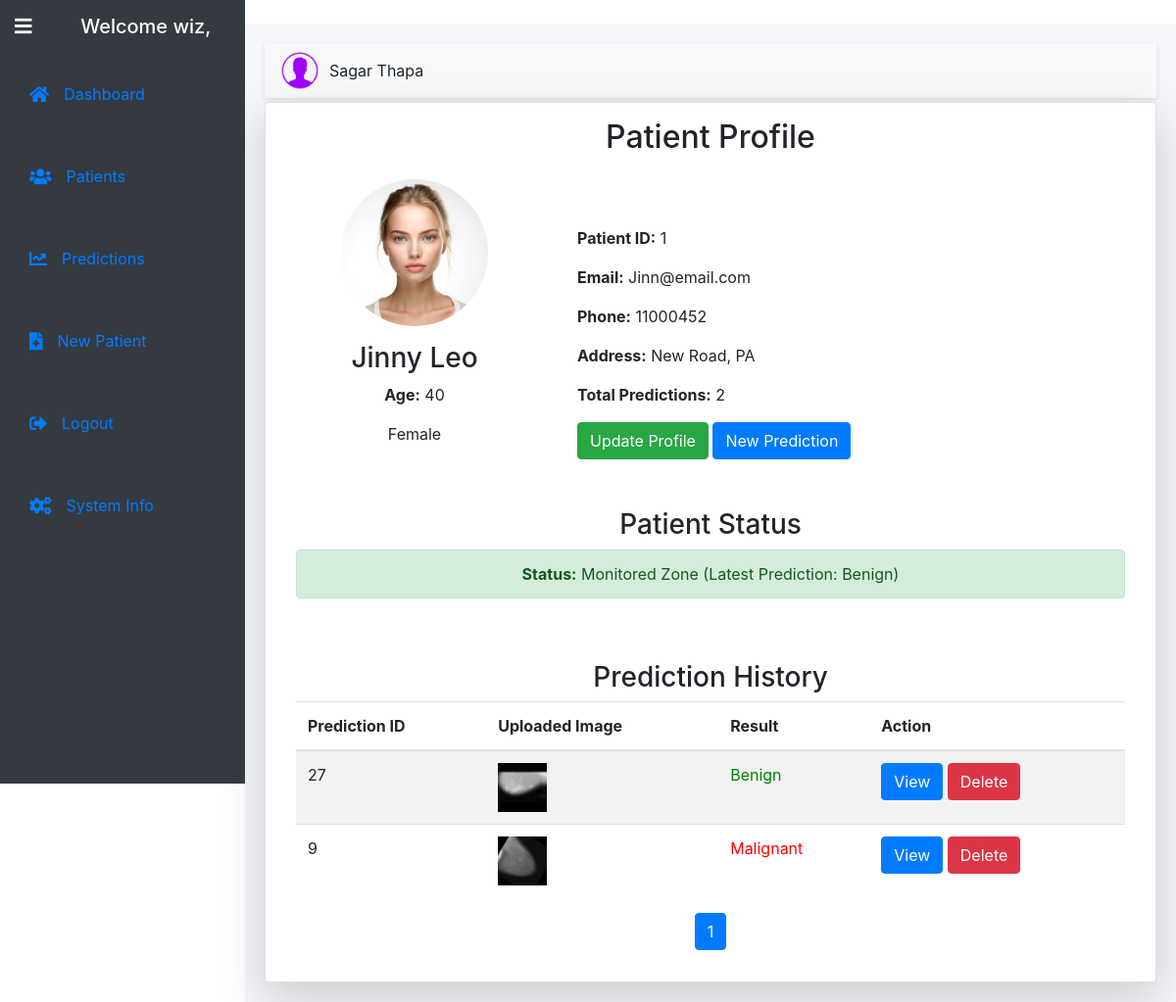
/patient/1/ (signed in), run on an earlier commit of the app's database.
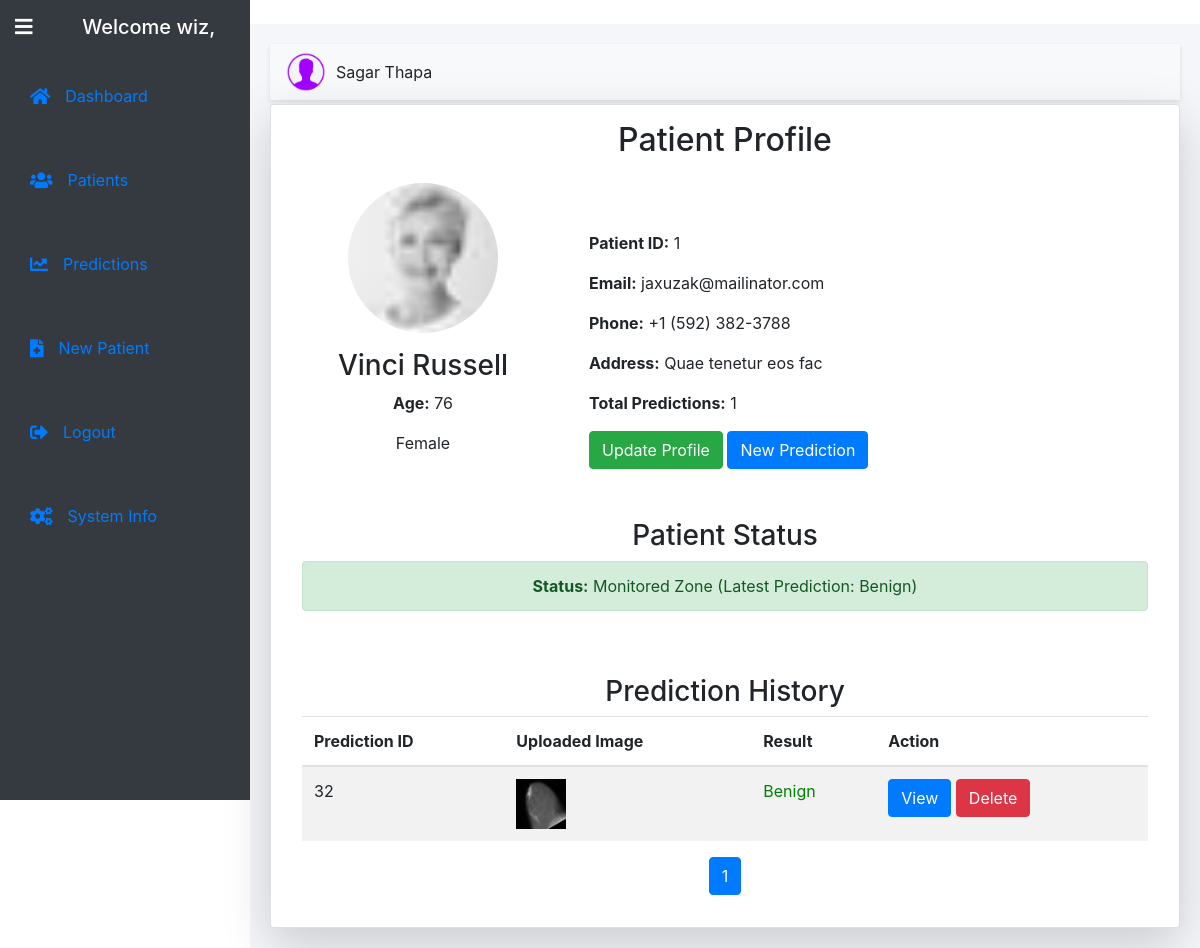
And on a later commit of the database.
### dashboard/models.py (models this page shows, shortened)
class Patient(models.Model):
    owner = models.ForeignKey(User, on_delete=models.CASCADE)
    name = models.CharField(max_length=100)
    uId = models.IntegerField(unique=True)
    email = models.EmailField(blank=True)
    address = models.TextField()
    picture = models.ImageField(upload_to='user_pictures/')
    phone = models.CharField(max_length=15)
    age = models.IntegerField()
    sex = models.CharField(max_length=6, choices=[('Male', 'Male'), ('Female', 'Female')], default='Female')

### prediction/models.py (models this page shows)
class Prediction(models.Model):
    patient = models.ForeignKey(Patient, on_delete=models.CASCADE, related_name='predictions')  # Link to Patient
    uploaded_image = models.ImageField(upload_to='images/')
    processed_image = models.ImageField(upload_to='processed_images/', blank=True, null=True)  # Processed image field
    RESULT_CHOICES = [
        ('Benign', 'Benign'),
        ('Malignant', 'Malignant'),
    ]
    result = models.CharField(max_length=50, choices=RESULT_CHOICES, blank=True, null=True)  # Result will store "Malignant" or "Benign"
    def __str__(self):
        return f"{self.result} (Patient: {self.patient.name})" if self.result else f"Prediction for {self.patient.name}"
    @property
    def prediction_id(self):
        return self.id

### dashboard/views.py (the view)
# urls.py: path('patient/<int:patient_id>/', patient_profile, name='patient_profile'),
@login_required
def patient_profile(request, patient_id):
    if request.user.is_superuser:
        patient = get_object_or_404(Patient, uId=patient_id)
    else:
        patient = get_object_or_404(Patient, uId=patient_id, owner=request.user)
    predictions = Prediction.objects.filter(patient=patient).order_by('-id')
    if predictions:
        latest = Prediction.objects.filter(patient=patient).latest('id')
        print(latest,"hello")
    else:
        latest = "none"
    for prediction in predictions:
        prediction.benign_count = Prediction.objects.filter(patient=patient, result='Benign').count()
        prediction.malignant_count = Prediction.objects.filter(patient=patient, result='Malignant').count()
    total_predictions = predictions.count()
    paginator = Paginator(predictions, 5)  # 4 items per page
    page_number = request.GET.get('page')
    page_obj = paginator.get_page(page_number)
    context = {
        'patient': patient,
        'predictions': page_obj,  # Pass the page object instead of the full list
        'total_predictions': total_predictions,
        "latest":latest,
    }
    return render(request, 'dashboard/patient_profile.html', context)

### dashboard/templates/dashboard/patient_profile.html (shortened to what this page needs)
{% extends "base.html" %}
{% load static %}
{% block content %}
<div class="container mt-1 card p-3 shadow-lg">
    <h2 class="text-center mb-4">Patient Profile</h2>
    <div class="row">
        <div class="col-md-4 text-center">
            {% if patient.picture %}
                <img src="{{ patient.picture.url }}" alt="{{ patient.name }}" class="img-fluid rounded-circle" style="width: 150px; height: 150px;">
            {% else %}
                <div class="placeholder-image" style="width: 150px; height: 150px; border-radius: 50%; background-color: #ddd;"></div>
            {% endif %}
            <h3 class="mt-3">{{ patient.name }}</h3>
            <p><strong>Age:</strong> {{ patient.age }}</p>
            <p><strong></strong> {{ patient.sex }}</p>
        </div>
        <div class="col-md-8 mt-5">
            <p><strong>Patient ID:</strong> {{ patient.uId }}</p>
            <p><strong>Email:</strong> {{ patient.email }}</p>
            <p><strong>Phone:</strong> {{ patient.phone }}</p>
            <p><strong>Address:</strong> {{ patient.address }}</p>
            <p><strong>Total Predictions:</strong> {{ total_predictions }}</p>
            <a href="{% url 'dashboard:update-patient' patient.id %}" class="btn btn-success">Update Profile</a>
            <a href="{% url 'prediction:predict_image' patient.uId %}" class="btn btn-primary">New Prediction</a>
        </div>
    </div>
    <div class="container mt-5">
        <h3 class="text-center">Patient Status</h3>
        {% if predictions %}
            {% if latest.result == 'Benign' %}
                <div class="alert alert-success text-center" role="alert">
                    <strong>Status:</strong> Monitored Zone (Latest Prediction: Benign)
                </div>
            {% elif latest.result == 'Malignant' %}
                <div class="alert alert-danger text-center" role="alert">
                    <strong>Status:</strong> Danger Zone (Latest Prediction: Malignant)
                </div>
            {% else %}
                <div class="alert alert-info text-center" role="alert">
                    <strong>Status:</strong> Unknown (No predictions available)
                </div>
            {% endif %}
        {% else %}
            <div class="alert alert-secondary text-center" role="alert">
                <strong>Status:</strong> No predictions available yet.
            </div>
        {% endif %}
    </div>
    <div class="container mt-5">
        <h3 class="text-center">Prediction History</h3>
        <table class="table table-striped">
            <thead>
                <tr>
                    <th scope="col">Prediction ID</th>
                    <th scope="col">Uploaded Image</th>
                    <th scope="col">Result</th>
                    <th scope="col">Action</th>
                </tr>
            </thead>
            <tbody>
                {% for prediction in predictions %}
                    <tr>
                        <td>{{ prediction.prediction_id }}</td>
                        <td>
                            <img src="{{ prediction.uploaded_image.url }}" alt="Uploaded Image" class="img-fluid" style="width: 50px; height: 50px;">
                        </td>
                         <td >
                            <span style="color: {% if prediction.result == 'Benign' %}green{% else %}red{% endif %};">
                                {{ prediction.result }}
                            </span>
                        </td>
                        <td>
                            <a href="{% url 'prediction:result' prediction.id %}" class="btn btn-primary">View</a>
                            <a href="{% url 'dashboard:delete-prediction-user' prediction.id %}" class="btn btn-danger">Delete</a>
                        </td>
                    </tr>
                {% empty %}
                    <tr>
                        <td colspan="4" class="text-center">No predictions found.</td>
                    </tr>
                {% endfor %}
            </tbody>
        </table>
        <nav aria-label="Page navigation">
            <ul class="pagination justify-content-center">
                {% for num in predictions.paginator.page_range %}
                    {% if predictions.number == num %}
                        <li class="page-item active">
                            <a class="page-link" href="#">{{ num }}</a>
                        </li>
                    {% else %}
                        <li class="page-item">
                            <a class="page-link" href="?page={{ num }}">{{ num }}</a>
                        </li>
                    {% endif %}
                {% endfor %}
            </ul>
        </nav>
    </div>
</div>
{% endblock %}

### templates/base.html (shortened to what this page needs)
<!DOCTYPE html>
<html lang="en">
<head>
    {% load static %}
    <link rel="stylesheet" href="{% static 'prediction/css/styles.css' %}">
    <link rel="stylesheet" href="https://stackpath.bootstrapcdn.com/bootstrap/4.5.2/css/bootstrap.min.css">
    <link rel="stylesheet" href="https://cdnjs.cloudflare.com/ajax/libs/font-awesome/5.15.4/css/all.min.css">
</head>
<body>
    <div class="sidebar bg-dark text-white" id="sidebar">
        <div class="d-flex align-items-center">
            <button class="btn btn-link text-white toggle-sidebar-btn" id="toggleSidebar" style="text-decoration: none;"><i class="fas fa-bars"></i></button>
            <div class="sidebar-header">
                <h2 class="text-center">Welcome {{ request.user.username|default:"Guest" }},</h2>
            </div>
        </div>
        <ul class="nav flex-column">
            <li class="nav-item {% if request.path == '/' %}active{% endif %}">
                <a class="nav-link" href="{% url 'dashboard:home_dashboard' %}"><i class="fas fa-home"></i> <span>Dashboard</span></a>
            </li>
            {% if request.user.is_authenticated %}
                <li class="nav-item {% if request.path == '/patients/' or '/update-patient/' or '/patient/' %}active{% endif %}">
                    <a class="nav-link" href="{% url 'dashboard:patient-list' %}"><i class="fas fa-users"></i> <span>Patients</span></a>
                </li>
                <li class="nav-item {% if request.path == '/predictions/' %}active{% endif %}">
                    <a class="nav-link" href="{% url 'dashboard:prediction_list' %}"><i class="fas fa-chart-line"></i> <span>Predictions</span></a>
                </li>
                <li class="nav-item {% if request.path == '/patient-details/' %}active{% endif %}">
                    <a class="nav-link" href="{% url 'dashboard:patient-data' %}"><i class="fas fa-file-medical"></i> <span>New Patient</span></a>
                </li>
                <li class="nav-item {% if request.path == '/logout/' %}active{% endif %}">
                    <a class="nav-link" href="{% url 'dashboard:logout-page' %}"><i class="fas fa-sign-out-alt"></i> <span>Logout</span></a>
                </li>
            {% endif %}
              <li class="nav-item {% if request.path == '/svm/' %}active{% endif %}">
                <a class="nav-link" href="{% url 'dashboard:modelinfo' %}"><i class="fas fa-cogs"></i> <span>System Info</span></a>
            </li>
        </ul>
    </div>...
    <div class="main-content">
        <nav class="navbar navbar-expand-lg navbar-light bg-light">
            <div class="d-flex ">
                <div class="nav-profile ms-auto">
                    <img src="{% static 'prediction/img/user.png' %}" alt="Profile Picture">
                    <span>{{ request.user.first_name }} {{ request.user.last_name|default:request.user.username }}</span>
                </div>
            </div>
        </nav>
        <main>
            {% block content %}{% endblock %}
        </main>
    </div>
</body>
</html>

### static/prediction/css/styles.css (style rules this page uses)
.sidebar { position: fixed; top: 0; left: 0; width: 250px; height: 100vh; background-color: #4e54c8; color: white; transition: width 0.3s ease; overflow: hidden; z-index: 1000; }
.sidebar-header { padding: 15px; text-align: center; font-size: 18px; transition: opacity 0.3s ease; }
.sidebar-header h2 { margin: 0; }
.sidebar ul { list-style: none; padding: 0; margin: 0; }
.sidebar ul li { display: flex; align-items: center; padding: 15px; transition: background-color 0.3s ease; }
.sidebar ul li a { display: flex; align-items: center; width: 100%; padding: 15px; transition: background-color 0.3s ease; }
.sidebar ul li a i { font-size: 18px; margin-right: 15px; }
.toggle-sidebar-btn { background: none; border: none; color: white; font-size: 20px; padding: 15px; cursor: pointer; display: flex; align-items: center; justify-content: center; outline: none; }
.main-content { margin-left: 250px; transition: margin-left 0.3s ease; flex: 1; background: #f5f6fa; padding: 20px; }

### templates/base.html (style rules this page uses)
.sidebar { position: fixed; top: 0; left: 0; width: 250px; height: 100vh; transition: width 0.3s ease; overflow: hidden; }
.toggle-sidebar-btn { background: none; border: none; color: white; font-size: 20px; padding: 15px; cursor: pointer; display: flex; align-items: center; justify-content: flex-start; outline: none; text-decoration: none; }
.sidebar-header { flex: 1; text-align: center; }
.sidebar-header h2 { margin: 0; font-size: 20px; }
.main-content { margin-left: 250px; transition: margin-left 0.3s ease; }
.navbar { padding: 0.5rem 1rem; background-color: white; box-shadow: 0 2px 5px rgba(0, 0, 0, 0.1); }
.navbar .nav-profile { display: flex; align-items: center; }
.navbar .nav-profile img { width: 40px; height: 40px; border-radius: 50%; margin-right: 10px; }

What changed in the data, as far as the page shows it:
removed Patient: picture (picture), name "Jinny Leo", age "40", sex "Female", uId "1", email "Jinn@email.com", phone "11000452", address "New Road, PA"
removed Prediction: prediction_id "27", uploaded_image (picture), result "Benign"
removed Prediction: prediction_id "9", uploaded_image (picture), result "Malignant"
added Patient: picture (picture), name "Vinci Russell", age "76", sex "Female", uId "1", email "jaxuzak@mailinator.com", phone "+1 (592) 382-3788", address "Quae tenetur eos fac"
added Prediction: prediction_id "32", uploaded_image (picture), result "Benign"
Also different on the page:
{{ total_predictions }}: "2" → "1"
